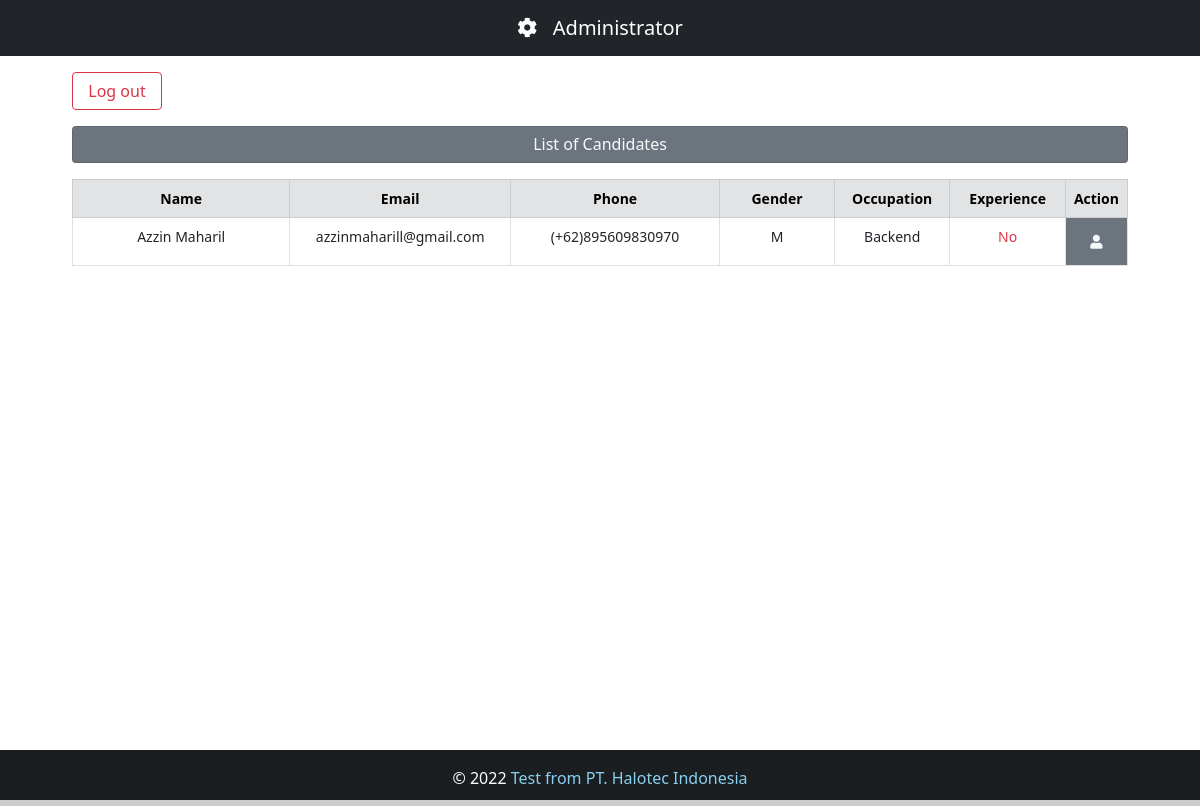
Page /backend (signed in) on the committed database.
### App/models.py (models this page shows, shortened)
class Candidate(models.Model):
  firstname = models.CharField(max_length=50)
  lastname = models.CharField(max_length=50)
  job = models.CharField(max_length=5, verbose_name='Job Code')
  birth = models.DateField(auto_now=False, auto_now_add=False, verbose_name='Birthday')
  phone = models.CharField(max_length=25)
  personality = models.CharField(max_length=50, null=True, choices=PERSONALITY)
  salary = models.CharField(max_length=50, verbose_name='Salary Expectation')
  gender = models.CharField(max_length=10)
  experience = models.BooleanField(null=True)
  smoker = models.CharField(max_length=10, choices=SMOKER, default="")
  email = models.CharField(max_length=50)
  message = models.TextField(verbose_name='Presentation')
  file = models.FileField(upload_to='resume', blank=True, verbose_name='Resume')
  image = models.ImageField(upload_to='photo', blank=True, verbose_name='Photo')
  created_at = models.DateTimeField(auto_now_add=True)
  Situation = models.CharField(max_length=50, null=True, choices=SITUATION, default='Pending')
  company_note = models.TextField(blank=True)
  frameworks = MultiSelectField(choices=FRAMEWORKS, max_length=50)
  languages = MultiSelectField(choices=LANGUAGES, max_length=50)
  databases = MultiSelectField(choices=DATABASES, max_length=50)
  libraries = MultiSelectField(choices=LIBRARIES, max_length=50)
  mobile = MultiSelectField(choices=MOBILE, max_length=50)
  others = MultiSelectField(choices=OTHERS, max_length=50)
  institution = models.CharField(max_length=50)
  course = models.CharField(max_length=50)
  started_course = models.DateField(auto_now=False, auto_now_add=False)
  finished_course = models.DateField(auto_now=False, auto_now_add=False)
  about_course = models.TextField()
  status_course = models.CharField(max_length=50, null=True, choices=STATUS_COURSE)
  company = models.CharField(max_length=50)
  position = models.CharField(max_length=50)
  started_job = models.DateField(auto_now=False, auto_now_add=False)
  finished_job = models.DateField(auto_now=False, auto_now_add=False)
  about_job = models.TextField()
  employed = models.BooleanField(null=True, verbose_name="I am Employed")
  remote = models.BooleanField(null=True, verbose_name="I agree to work remotly")
  travel = models.BooleanField(null=True, verbose_name="I'm avaliable for travel")

### App/views.py (the view)
# urls.py: path('backend', views.backend, name='backend'),
@login_required(login_url="login")
@cache_control(no_cache=True, must_revalidate=True, no_store=True)
def backend(request):
    context = {'data_read': Candidate.objects.all()}
    return render(request, 'backend.html', context)

### App/templates/backend.html (shortened to what this page needs)
{% extends 'base.html' %}
{% block navbar %} bg-dark {% endblock navbar %}
{% block nav-content %}
<i class="fas fa-cog"></i>&nbsp;&nbsp; Administrator
{% endblock nav-content %}
{% block content %}
<div class="container" style="width: 90%; font-size:14px">
    <a href="{% url 'logout' %}" class="btn btn-outline-danger mt-3 mb-3 my-btn">Log out</a>
    <h6 class="card p-2 bg-secondary text-light text-center mb-3">List of Candidates</h6>
    <table class="table table-bordered text-center">
      <thead class="table-secondary">
        <tr>
          <th style="width: 21%;">Name</th>
          <th style="width: 21%;">Email</th>
          <th style="width: 20%;">Phone</th>
          <th style="width: 11%;">Gender</th>
          <th style="width: 11%;">Occupation</th>
          <th style="width: 11%;">Experience</th>
          <th colspan="2" style="width: 5%; ">Action</th>
        </tr>
      </thead>
      <tbody>
        {% for data in data_read %}
        <tr>
          <td>{{ data.firstname }} {{ data.lastname }}</td>
          <td>{{ data.email }}</td>
          <td>{{ data.phone }}</td>
          <td>{{ data.gender }}</td>
          {% if data.job == 'FR-22' %}
          <td>Frontend</td>
          {% elif data.job == 'BA-10' %}
          <td>Backend</td>
          {% else %}
          <td> Fullstack </td>
          {% endif %}
          {% if data.experience == False %}
          <td class="text-danger">No</td>
          {% else %}
          <td> Yes </td>
          {% endif %}
          <td class="bg-secondary">
            <a href="{% url 'candidate' data.id %}" class="btn btn-outline-secondary btn-sm text-light">
            <i class="fas fa-user"></i>
          </a>
          </td>
          {% empty %}
          <td colspan="6" class="text-danger"><strong>No data found</strong></td>
        </tr>
      </tbody>
      {% endfor %}
    </table>
</div>
{% endblock content %}

### static/css/style.css (style rules this page uses)
html, body { height: 100%; margin: 0; max-width: 100%; }
.my-btn { width: 90px; }
a { text-decoration: none !important; }

### rows in the picture
Candidate: firstname "Azzin", lastname "Maharil", email "azzinmaharill@gmail.com", phone "(+62)895609830970", gender "M", job "Backend", experience "No"
